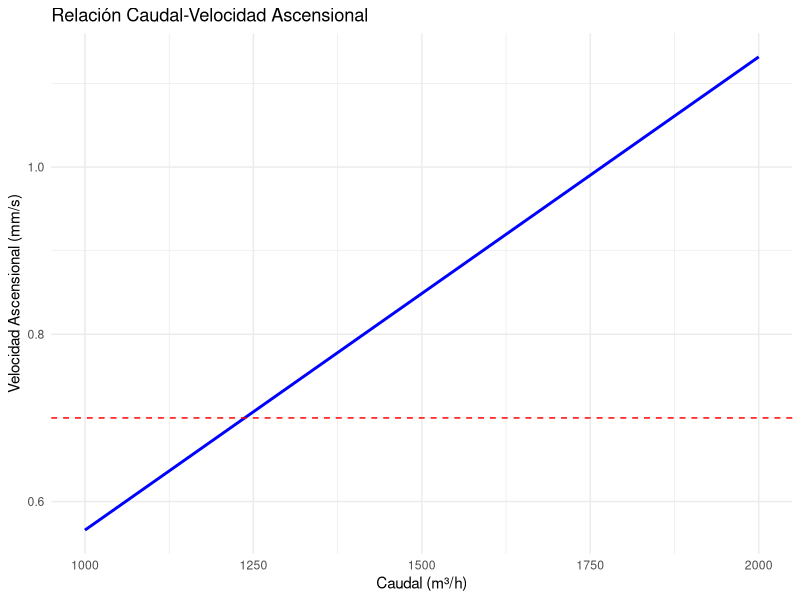

Source code (R):
# -----------------------------------------------------------
# Autor: José Juan Torres Martínez  
# Doctorado en Ciencias en Bioprocesos  
# Laboratorio de Biotecnología Molecular de Células Vegetales y Bioinformática  
# -----------------------------------------------------------

# Tema: Cálculo de Velocidad Ascensional en Decantador Circular  
# Objetivo: Determinar Vₐ para evaluar eficiencia  

# Datos de entrada  
D <- 25                          # Diámetro (m)  
Q <- 1400                        # Caudal (m³/h)  

# 1. Cálculo del área superficial (A)  
radio <- D / 2  
A <- pi * radio^2                # Área (m²)  

# 2. Velocidad ascensional (Vₐ)  
Va <- Q / A                      # Velocidad (m/h)  
Va_mm_s <- Va * 1000 / 3600      # Conversión a mm/s  

# Resultados  
cat("----------------------------------------\n")  
cat("CÁLCULO DE VELOCIDAD ASCENSIONAL\n")  
cat("----------------------------------------\n")  
cat("Diámetro del decantador (D):", D, "m\n")  
cat("Caudal de entrada (Q):", Q, "m³/h\n")  
cat("Área superficial (A):", round(A, 2), "m²\n\n")  
cat("Velocidad ascensional (Vₐ):\n")  
cat("- En m/h:", round(Va, 4), "m/h\n")  
cat("- En mm/s:", round(Va_mm_s, 2), "mm/s\n")  
cat("----------------------------------------\n")  

# Verificación de estándares  
if (Va_mm_s <= 0.7) {  
  cat("✅ Vₐ dentro del rango típico para decantadores primarios (≤0.7 mm/s)\n")  
} else {  
  cat("⚠️ Vₐ excede el límite recomendado. Riesgo de arrastre de sólidos.\n")  
}  



# Gráfico de relación caudal-velocidad  
library(ggplot2)  
caudal_range <- seq(1000, 2000, by = 100)  
va_range <- caudal_range / A  

ggplot(data.frame(Caudal = caudal_range, Velocidad = va_range),  
       aes(x = Caudal, y = Velocidad * 1000 / 3600)) +  
  geom_line(color = "blue", linewidth = 1) +  
  geom_hline(yintercept = 0.7, linetype = "dashed", color = "red") +  
  labs(title = "Relación Caudal-Velocidad Ascensional",  
       x = "Caudal (m³/h)",  
       y = "Velocidad Ascensional (mm/s)") +  
  theme_minimal()  

